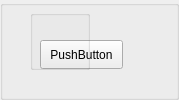
       <widget class="QGroupBox" name="groupBox_p207">
        <property name="minimumSize">
         <size>
          <width>170</width>
          <height>100</height>
         </size>
        </property>
        <property name="title">
         <string/>
        </property>
        <widget class="QPushButton" name="pushButton_p207">
         <property name="geometry">
          <rect>
           <x>40</x>
           <y>40</y>
           <width>83</width>
           <height>29</height>
          </rect>
         </property>
         <property name="text">
          <string>PushButton</string>
         </property>
        </widget>
        <widget class="QGroupBox" name="groupBox_p207info">
         <property name="geometry">
          <rect>
           <x>30</x>
           <y>10</y>
           <width>60</width>
           <height>60</height>
          </rect>
         </property>
         <property name="title">
          <string/>
         </property>
         <widget class="QLabel" name="label_p207attack">
          <property name="geometry">
           <rect>
            <x>0</x>
            <y>0</y>
            <width>30</width>
            <height>30</height>
           </rect>
          </property>
          <property name="text">
           <string/>
          </property>
         </widget>
         <widget class="QLabel" name="label_p207hp">
          <property name="geometry">
           <rect>
            <x>30</x>
            <y>0</y>
            <width>30</width>
            <height>30</height>
           </rect>
          </property>
          <property name="text">
           <string/>
          </property>
         </widget>
         <widget class="QLabel" name="label_p207mobility">
          <property name="geometry">
           <rect>
            <x>0</x>
            <y>30</y>
            <width>30</width>
            <height>30</height>
           </rect>
          </property>
          <property name="text">
           <string/>
          </property>
         </widget>
         <widget class="QLabel" name="label_p207range">
          <property name="geometry">
           <rect>
            <x>30</x>
            <y>30</y>
            <width>30</width>
            <height>30</height>
           </rect>
          </property>
          <property name="text">
           <string/>
          </property>
         </widget>
        </widget>
        <widget class="QLabel" name="label_p207type">
         <property name="geometry">
          <rect>
           <x>140</x>
           <y>30</y>
           <width>30</width>
           <height>30</height>
          </rect>
         </property>
         <property name="styleSheet">
          <string notr="true"/>
         </property>
         <property name="text">
          <string/>
         </property>
        </widget>
       </widget>
